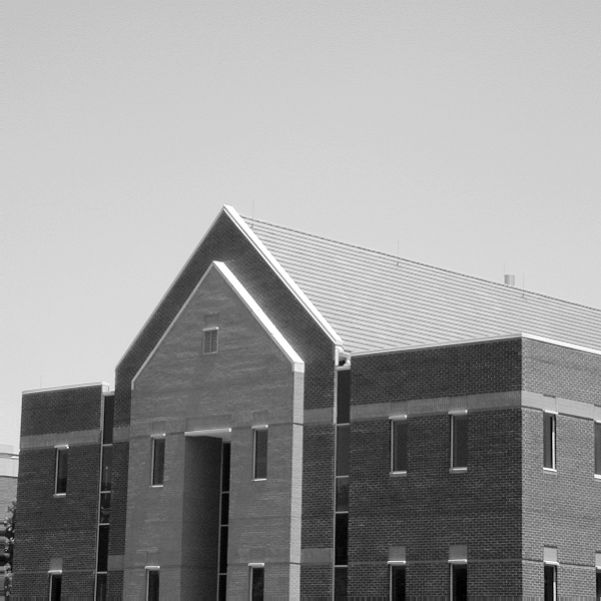
%> input picture matlab/building.jpg, 601 x 601 px
$ octave lab_4_c.m   (GNU Octave 9; MATLAB toolbox functions it lacks are replaced by stand-ins)
%> lines starting %> are read from the running program, lines starting %| are printed output that depends on the picture; in (x1, y1, x2, y2) boxes, pixels count from 0 and x2, y2 are one past the last pixel; in counts of white or black regions, pixels touching at a corner belong together; the program's own positions count from 1
image = imread('building.jpg');
%> image is the input picture: size 601x601x3 uint8; min 0, max 255, mean 152.8
grayImage = rgb2gray(image);
edges = edge(grayImage, 'Canny');
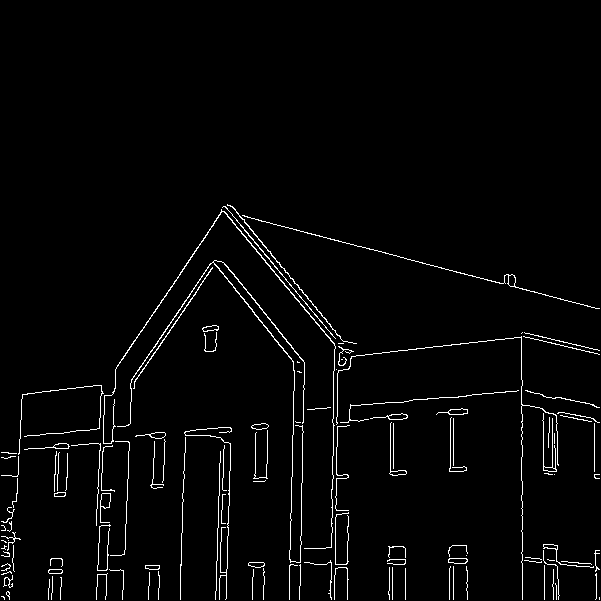
%> edges: size 601x601 logical; 2.5% white in thin lines or dots, all inside (x1, y1, x2, y2) = (1, 204, 600, 600)

[H, theta, rho] = hough(edges);
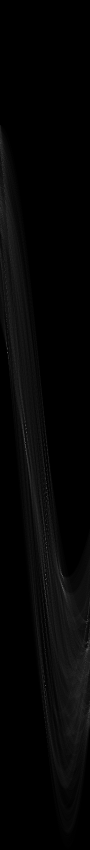
%> H: size 1699x180 double (shown at 1/2 size); min 0, max 197, mean 5.4
%> theta = 180 values from -90 to 89; rho = 1699 values from -849 to 849

numPeaks = 10;
peaks = houghpeaks(H, numPeaks, 'threshold', ceil(0.3 * max(H(:))));
%> peaks = [1160 92; 1152 125; 885 51; 1190 92; 706 16; 1175 125; 1284 176; 1372 91; 1050 93; 1096 93]
lines = houghlines(edges, theta, rho, peaks, 'FillGap', 5, 'MinLength', 20);
%> lines = 23 lines; longest, point1 to point2 (x, y): (116, 370) to (223, 212), (222, 210) to (335, 345), (361, 247) to (502, 284), (135, 383) to (215, 265), (523, 502) to (523, 600), (510, 286) to (581, 305)

figure;
imshow(image);
hold on;

for k = 1:length(lines)
    xy = [lines(k).point1; lines(k).point2];
    plot(xy(:,1), xy(:,2), 'LineWidth', 2, 'Color', 'green');

    plot(xy(1,1), xy(1,2), 'x', 'LineWidth', 2, 'Color', 'yellow');
    plot(xy(2,1), xy(2,2), 'x', 'LineWidth', 2, 'Color', 'red');
end
%> this loop made 23 passes
%> xy on passes 1 to 12: [301 548; 301 586], [302 491; 302 536], [303 434; 303 483], [304 386; 304 423], [116 370; 223 212], [222 210; 335 345], [333 457; 333 490], [334 377; 334 433], [335 344; 335 371], [361 247; 502 284], [510 286; 581 305], [135 383; 215 265]
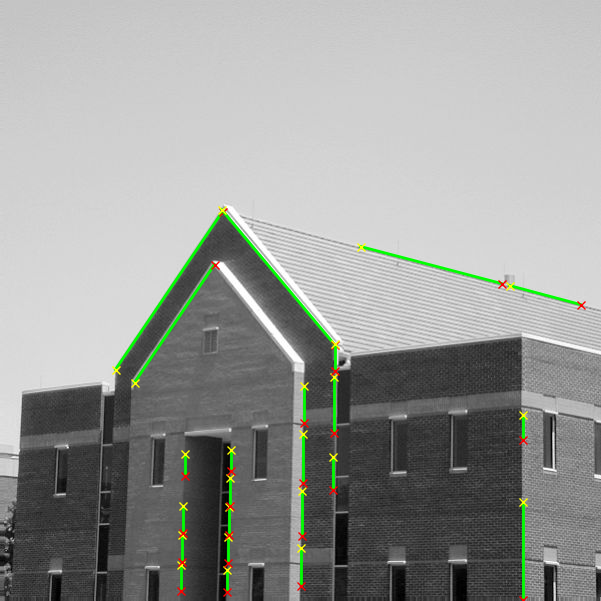
%> figure redrawn from the program's plot data
hold off;

figure;
imshow(imadjust(rescale(H)), 'XData', theta, 'YData', rho, ...
       'InitialMagnification', 'fit');
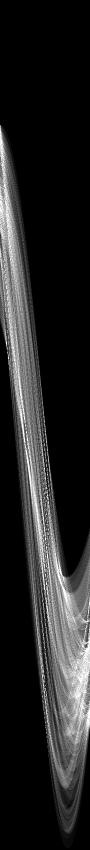
%> displayed picture: size 1699x180, on the screen's scale of 0 to 255 (shown at 1/2 size); min 0, max 255, mean 37.2
xlabel('\theta (градусы)');
ylabel('\rho');
axis on;
axis normal;
hold on;
plot(theta(peaks(:,2)), rho(peaks(:,1)), 's', 'color', 'red');
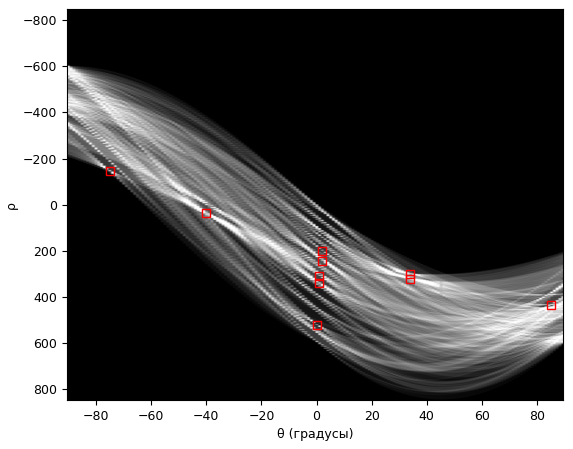
%> figure redrawn from the program's plot data
